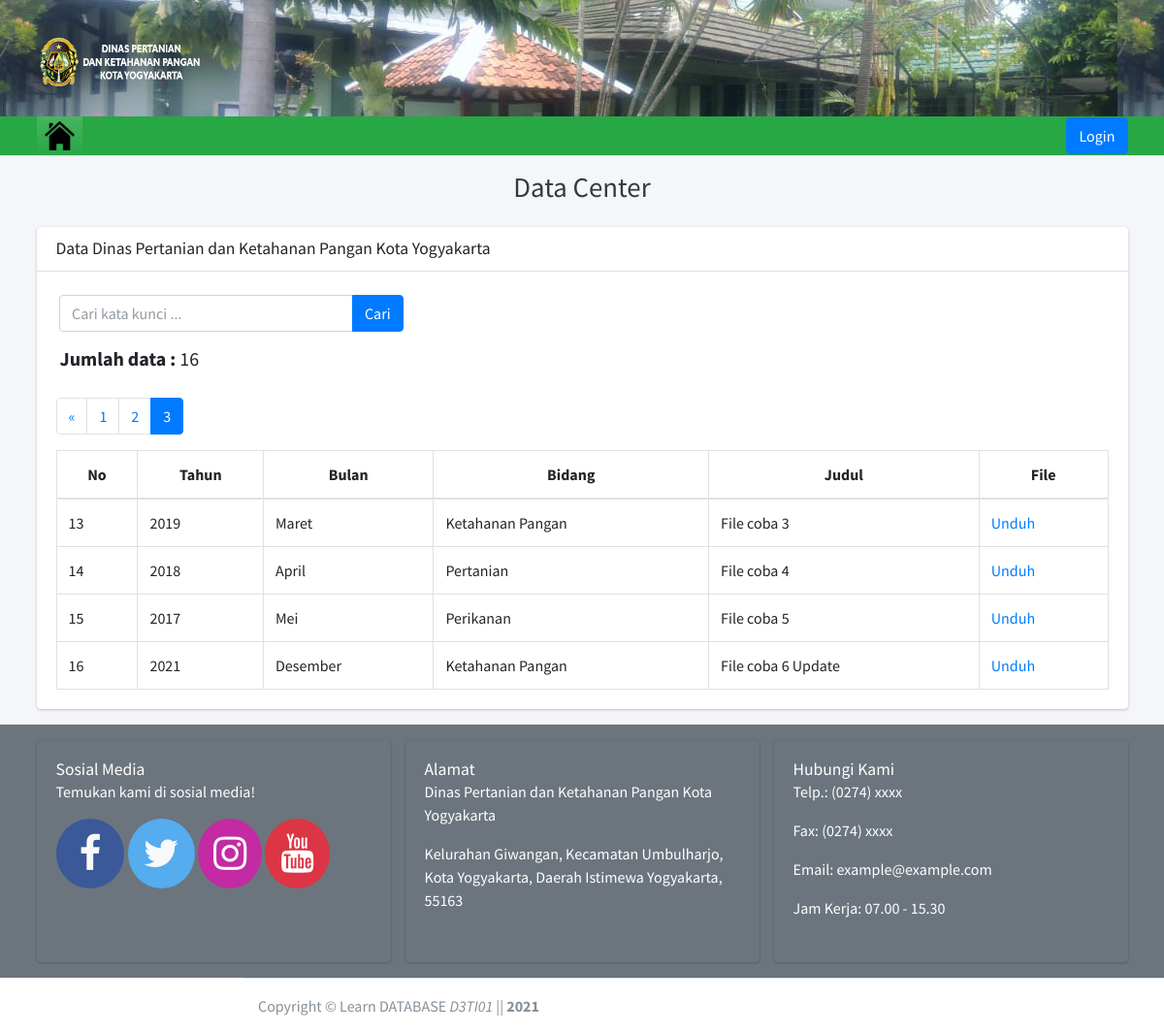
The app's page /landing/index/12 with its own data.
### tables this page shows
CREATE TABLE `datacenter` (
  `id` int(11) NOT NULL,
  `tahun` varchar(128) NOT NULL,
  `bulan` varchar(128) NOT NULL,
  `bidang` varchar(128) NOT NULL,
  `judul` varchar(128) NOT NULL,
  `file` varchar(256) NOT NULL
);

### index.php (called while the page is built, shortened)
<?php
require_once BASEPATH.'core/CodeIgniter.php';

### application/models/Data_model.php (called while the page is built, shortened)
<?php
class Data_model extends CI_Model
{
    public function getAllUser()
    {
        return $this->db->get('datacenter')->result_array();
    }
}

### application/views/landing/index.php (the view, shortened to what this page needs)
<div class="content-wrapper">
    <div class="content-header">
        <div class="container">
            <div class="row mb-2">
                <div class="col-sm-12">
                    <h1 class="m-0 text-center text-dark"> Data Center</h1>
                </div>
            </div>
        </div>
    </div>
    <div class="content">
        <div class="container">
            <div class="row">
                <div class="col-lg-12">
                    <div class="card">
                        <div class="card-header">
                            <h3 class="card-title text-center">Data Dinas Pertanian dan Ketahanan Pangan Kota Yogyakarta</h3>
                        </div>
                        <form action="<?= base_url('landing/index'); ?>" method="post" class="ml-3 mt-4">
                            <div class="input-group mb-3 col-sm-4">
                                <input type="text" class="form-control" placeholder="Cari kata kunci ..." name="keyword" autocomplete="off" autofocus>
                                <div class="input-group-append">
                                    <input class="btn btn-primary" type="submit" name="submit" value="Cari">
                                </div>
                            </div>
                            <h5 class="ml-2"><b>Jumlah data : </b><?= $total_rows; ?></h5>
                        </form>
                        <div class="card-body">
                            <?= $this->pagination->create_links(); ?>
                            <table id="example2" class="table table-bordered table-hover">
                                <thead class="text-center">
                                    <tr>
                                        <th>No</th>
                                        <th>Tahun</th>
                                        <th>Bulan</th>
                                        <th>Bidang</th>
                                        <th>Judul</th>
                                        <th>File</th>
                                    </tr>
                                </thead>
                                <tbody>
                                    <?php foreach ($datacenter as $dc) :
                                    ?>
                                        <tr>
                                            <td><?= ++$start; ?></td>
                                            <td><?= $dc['tahun'] ?></td>
                                            <td><?= $dc['bulan'] ?></td>
                                            <td><?= $dc['bidang'] ?></td>
                                            <td><?= $dc['judul'] ?></td>
                                            <td><a href="<?php echo base_url('assets/fileupload/' . $dc['file']) ?>" download>Unduh</a></td>
                                        </tr>
                                    <?php
                                    endforeach;
                                    ?>
                                </tbody>
                            </table>
                        </div>
                    </div>
                </div>
            </div>
        </div>
    </div>
    <section class="bg-secondary m-0 p-3">
        <div class="container">
            <div class="row text-dark">
                <div class="col-sm-4">
                    <div class="card h-100 bg-secondary">
                        <div class="card-body">
                            <h5 class="card-title">Sosial Media</h5>
                            <p class="card-text">Temukan kami di sosial media!</p>
                            <a href="#" style="font-size: 40px; background-color: #3b5998" class="fa text-light rounded-circle px-4 py-3 fa-facebook-f"></a>
                            <a href="#" style="font-size: 40px; background-color: #55ACEE" class="fa text-light rounded-circle p-3 fa-twitter"></a>
                            <a href="#" style="font-size: 40px; background-color: #c32aa3; " class="fa text-light rounded-circle p-3 fa-instagram"></a>
                            <a href="#" style="font-size: 40px" class="fa text-light bg-danger rounded-circle p-3 fa-youtube"></a>
                        </div>
                    </div>
                </div>
                <div class="col-sm-4">
                    <div class="card h-100 bg-secondary">
                        <div class="card-body">
                            <h5 class="card-title">Alamat</h5>
                            <p class="card-text">Dinas Pertanian dan Ketahanan Pangan Kota Yogyakarta</p>
                            <p>Kelurahan Giwangan, Kecamatan Umbulharjo, Kota Yogyakarta, Daerah Istimewa Yogyakarta, 55163</p>
                        </div>
                    </div>
                </div>
                <div class="col-sm-4">
                    <div class="card h-100 bg-secondary">
                        <div class="card-body">
                            <h5 class="card-title">Hubungi Kami</h5>
                            <p class="card-text">Telp.: (0274) xxxx</p>
                            <p class="card-text">Fax: (0274) xxxx</p>
                            <p class="card-text">Email: example@example.com</p>
                            <p class="card-text">Jam Kerja: 07.00 - 15.30</p>
                        </div>
                    </div>
                </div>
            </div>
        </div>
</div>
</div>

### records on screen
datacenter: tahun "2019", bulan "Maret", bidang "Ketahanan Pangan", judul "File coba 3"
datacenter: tahun "2018", bulan "April", bidang "Pertanian", judul "File coba 4"
datacenter: tahun "2017", bulan "Mei", bidang "Perikanan", judul "File coba 5"
datacenter: tahun "2021", bulan "Desember", bidang "Ketahanan Pangan", judul "File coba 6 Update"

### other values on screen
$total_rows "16"
$this->pagination->create_links() "« 1 2 3"
